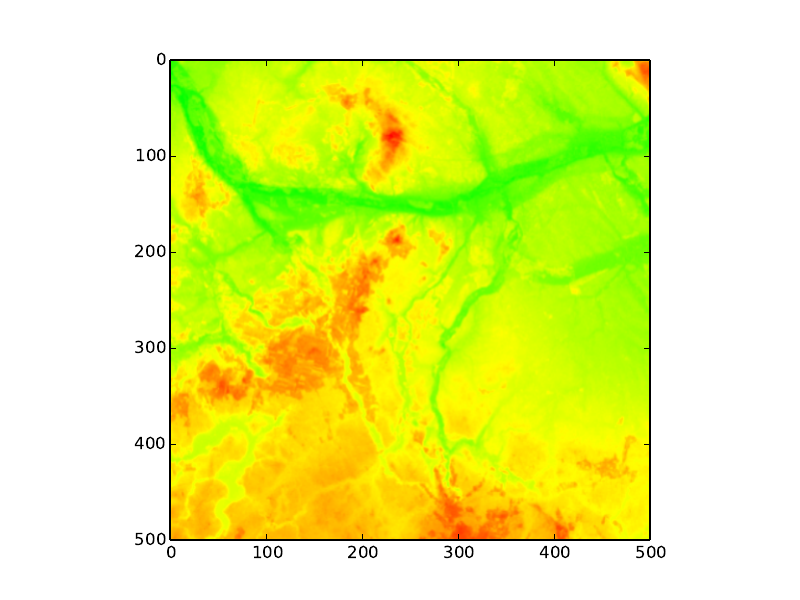

Recreate this plot in Python.
#!/usr/bin/env python
# -*- coding: utf-8 -*-

from __future__ import division             # Division in Python 2.7
import matplotlib
matplotlib.use('Agg')                       # So that we can render files without GUI
import matplotlib.pyplot as plt
from matplotlib import rc
import numpy as np
import math
from matplotlib import colors
import csv

def load_data():
    #matrix = [[0 for x in range(500)] for x in range(501)]
    matrix = np.zeros((500,500))
    i=0
    j=0
    with open('big.dem', 'r') as f:
        reader = csv.reader(f)
        for column in reader:
            ble=0
            column=column[0].split(' ')
            del column[-1]
            for ele in column:
                if(float(ele)==500.0):
                    print('weszlo')
                    ble=1
                    break
                else:
                    matrix[i][j]=ele
                    j=j+1
            if ble!=1:
                i=i+1
                j=0
    return matrix

def map_gradient(v):
    if v<=0.5:
        red=2*v
        green=1
        blue=0
    else:
        red=1
        green=2-2*v
        blue=0
    return red,green,blue

def draw_plot(macierz):
    ax=plt.plot()
    img = np.zeros((500, 500, 3))
    mini=np.amin(macierz)
    maxi=np.amax(macierz)
    for i in np.arange(500):
        for j in np.arange(500):
            v=(macierz[i][j]-mini)/(maxi-mini)
            img[i,j]=map_gradient(v)
    plt.imshow(img)
    plt.savefig('map.pdf')

if __name__ == '__main__':
    macierz=load_data()
    draw_plot(macierz)
